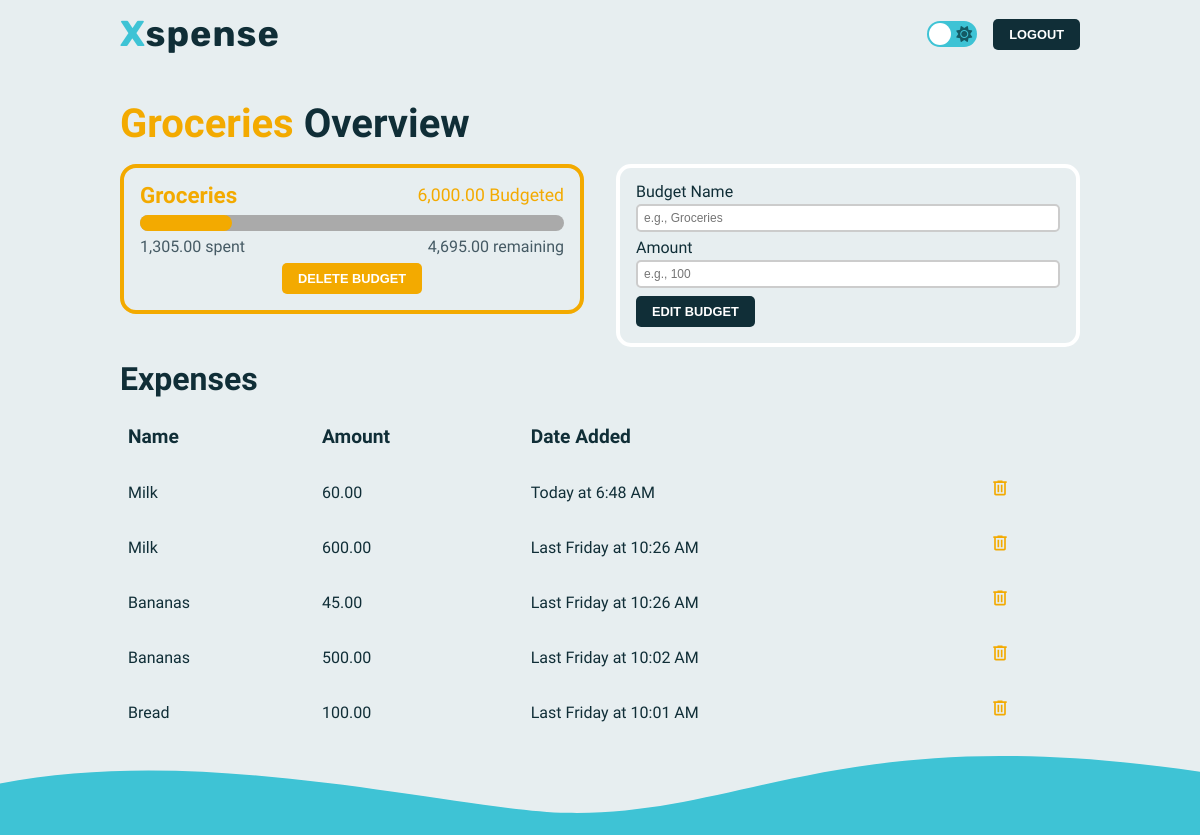
/budgets/Groceries (signed in), run on the app's committed database.
### models.py (models this page shows, shortened)
class Budget(db.Model, UserMixin):
    __tablename__ = "budget"
    id = db.Column(db.Integer, primary_key=True)
    name = db.Column(db.String(25), nullable=False)
    amount = db.Column(db.Float, nullable=False)
    spent = db.Column(db.Float, nullable=False, default=0)
    color = db.Column(db.String(9), nullable=False)
    date_added = db.Column(db.DateTime, default=datetime.utcnow)
    user_id = db.Column(db.Integer, db.ForeignKey("user.id"))
    expenses = db.relationship("Expense", backref="budget")

class Expense(db.Model, UserMixin):
    __tablename__ = "expense"
    id = db.Column(db.Integer, primary_key=True)
    name = db.Column(db.String(25), nullable=False)
    amount = db.Column(db.Float, nullable=False)
    date_added = db.Column(db.DateTime, default=datetime.utcnow)
    budget_id = db.Column(db.Integer, db.ForeignKey("budget.id"))
    user_id = db.Column(db.Integer, db.ForeignKey("user.id"))

### app.py (the view)
@app.route("/budgets/<name>")
@login_required
def budget_details(name):
    budget_form = BudgetForm()
    budget = Budget.query.filter_by(user_id=current_user.id).filter_by(name=name).first_or_404()
    return render_template(
        "details.html",
        budget=budget,
        budget_form=budget_form,
        curr_f=currency_formatter,
    )

### forms.py (shortened to what this page needs)
class BudgetForm(FlaskForm):
    name = StringField(
        "Budget Name",
        validators=[InputRequired(), length(min=3, max=13)],
        render_kw={"placeholder": "e.g., Groceries"},
    )
    amount = FloatField(
        "Amount",
        validators=[InputRequired()],
        render_kw={"placeholder": "e.g., 100"},
    )
    submit = SubmitField("Create Budget")

### app.py (called while the page is built)
@login_manager.user_loader
def load_user(user_id):
    return User.query.get(int(user_id))

### helpers.py (called while the page is built)
def currency_formatter(number):
    return "{:,.2f}".format(number)

### templates/details.html (shortened to what this page needs)
{% extends 'layout.html' %}
{% block header %}
<a href="/logout" ><button class="btn btn-small">logout</button></a>
{% endblock %}
{% block body %}
<div class="container dashboard">
  <h1 class="title"><span class="{{ budget.color }}">{{ budget.name }}</span> Overview</h1>
  <div class="create">
    <div class="budget-card {{ budget.color }}">
      <div class="row">
        <h3 class="sub-subtitle row-title {{ budget.color }}">{{ budget.name }}</h3>
        <p class="amount {{ budget.color }}">{{ curr_f(budget.amount) }} Budgeted</p>
      </div>
      <div class="row {{ budget.color }}">
        <progress max="{{ budget.amount }}" value="{{ budget.spent }}"></progress>
      </div>
      <div class="row progress-text">
        <small>{{ curr_f(budget.spent) }} spent</small>
        {% if budget.amount - budget.spent < 0 %}
        <small class="warn">{{  curr_f(budget.spent - budget.amount) }} overbudget</small>
        {% else %}
        <small>{{ curr_f(budget.amount - budget.spent) }} remaining</small>
        {% endif %}
      </div>
      <div class="row">
        <a href="/delete-budget/{{ budget.name }}"><button class="btn btn-small {{ budget.color }}">Delete Budget</button></a>
      </div>
    </div>
    <div class="card budget">
      <form action="/edit-budget" method="post" novalidate>
        <div class="form-control">
          {{ budget_form.name.label}}
          {{ budget_form.name(class="input")}}
        </div>
        <div class="form-control">
          {{ budget_form.amount.label}}
          {{ budget_form.amount(class="input")}}
        </div>
        <button class="btn btn-small">edit budget</button>
      </form>
    </div>
  </div>
  {% if budget.expenses %}
  <h2 class="subtitle">Expenses</h2>
  <table>
    <table>
      <tr>
        <th>Name</th>
        <th>Amount</th>
        <th>Date Added</th>
        <th></th>
      </tr>
        {% for expense in budget.expenses|reverse %}
          <tr>
            <td>{{ expense.name }}</td>
            <td>{{ curr_f(expense.amount) }}</td>
            <td>{{ moment(expense.date_added).calendar() }}</td>
            <td>
              <form action="/{{ budget.name }}/delete-expense" method="post">
                <button class="delete-expense" type="submit">
                  <svg
                    xmlns="http://www.w3.org/2000/svg"
                    height="20"
                    viewBox="0 -960 960 960"
                    width="24"
                    class="{{ budget.color }}"
                  >
                    <path
                      d="M280-120q-33 0-56.5-23.5T200-200v-520h-40v-80h200v-40h240v40h200v80h-40v520q0 33-23.5 56.5T680-120H280Zm400-600H280v520h400v-520ZM360-280h80v-360h-80v360Zm160 0h80v-360h-80v360ZM280-720v520-520Z"
                    />
                  </svg>
                </button>
              </form>
            </td>
          </tr>
      {% endfor %}
    </table>
    {% endif %}
</div>
{% endblock %}

### static/css/style.css (style rules this page uses)
:root { --primary-color: #3ec3d5; --secondary-color: #145a64; --light-color: #ffffff; --text-color: #102E37; --text-color-light: #455a64; --progress-color: #aaa; --accent-color1: #2fb64e; --accent-color2: #ff555f; --accent-color3: #55adff; --accent-color4: #f3aa00; --accent-color5: #F78D3F; --accent-color6: #145b96; --accent-color7: #3d5f06; --background-color: #e7eef0; --footer-color: #3ec3d5; --box-shadow: 0 0 8px #bbb; --main-font: "Source Sans 3", sans-serif; --logo-font: "Rubik", sans-serif; }
* { margin: 0; padding: 0; box-sizing: border-box; transition: 0.1s; }
body { font-family: var(--main-font); display: flex; flex-direction: column; justify-content: space-between; min-height: 100vh; background-color: var(--background-color); }
a { text-decoration: none; }
a, a:visited, a:hover, a:active { color: inherit; }
label { color: var(--text-color); }
.container { width: 80%; max-width: 1024px; margin: 0 auto; flex-grow: 1; padding: 1rem 0; }
.btn { text-transform: uppercase; padding: 0.625rem 1.25rem; font-size: 1rem; width: max-content; color: var(--light-color) !important; font-weight: 700; background-color: var(--text-color); border: none; border-radius: 5px; cursor: pointer; text-decoration: none; }
.btn-small { padding: 0.5rem 1rem; font-size: 0.8rem; }
.input { width: 100%; height: 2em; padding: 1em 0.5em; border: 2px solid #ccc; border-radius: 4px; background-color: white; font-size: 1rem; margin-top: 0.25rem; color: var(--text-color-light); }
.title { font-size: 2.5rem; font-weight: 700; margin: 0.5em 0; color: var(--text-color); }
.subtitle { font-size: 2rem; font-weight: 700; margin-bottom: 0.5em; color: var(--text-color); }
.sub-subtitle { font-size: 1.25rem; font-weight: 700; margin-bottom: 0.5em; color: var(--text-color); }
.create { display: grid; grid-template-columns: 1fr 1fr; gap: 2rem; }
.create .input { width: 100%; padding: 1em 0.5em; border-radius: 5px; background-color: white; font-size: 0.75rem; margin-top: 0.25rem; color: var(--text-color-light); }
.card { border-radius: 15px; padding: 1rem; margin-bottom: 1rem; position: relative; border: 4px solid var(--light-color); }
.create form { display: flex; flex-direction: column; gap: 0.5rem; }
.form-control { display: flex; flex-direction: column; position: relative; }
.budget-card { padding: 1rem; height: 150px; border-radius: 16px; display: flex; gap: 0.5rem; flex-direction: column; justify-content: center; }
.row { width: 100%; text-align: center; display: flex; justify-content: space-between; align-items: center; }
.row a { margin: auto; }
.row .sub-subtitle { margin: 0; font-size: 1.4rem; }
.row .amount { font-size: 1.1rem; }
progress { width: 100%; height: 1rem; border: none; }
.progress-text { color: var(--text-color-light); }
table { border-collapse: collapse; width: 100%; }
th { font-size: 1.2rem; font-weight: 700; }
td , th { text-align: left; padding: 1rem 0.5rem; color: var(--text-color); }
.delete-expense { background-color: transparent; border: none; cursor: pointer; }

### static/css/accents.css (style rules this page uses)
.sub-subtitle.accent-4, .amount.accent-4 { color: var(--accent-color4); }
.budget-card.accent-4 { border: 4px solid var(--accent-color4); }
.row.accent-4 > progress::-webkit-progress-value, .btn-small.accent-4, .budget-name.accent-4 { background-color: var(--accent-color4); }
.accent-4 { fill: var(--accent-color4); color: var(--accent-color4); }

### data on the page
Budget: name "Groceries", amount "6,000.00", spent "1,305.00", curr_f(budget.amount-budget.spent) "4,695.00"
Expense: name "Milk", amount "60.00", date_added "Today at 6:48 AM"
Expense: name "Milk", amount "600.00", date_added "Last Friday at 10:26 AM"
Expense: name "Bananas", amount "45.00", date_added "Last Friday at 10:26 AM"
Expense: name "Bananas", amount "500.00", date_added "Last Friday at 10:02 AM"
Expense: name "Bread", amount "100.00", date_added "Last Friday at 10:01 AM"

### other printed values
{{ budget_form.name.label }} "Budget Name"
{{ budget_form.amount.label }} "Amount"
